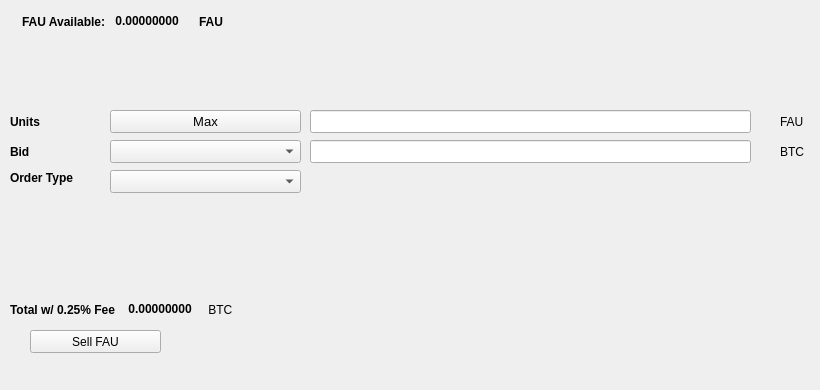
   <widget class="QWidget" name="SellTab">
    <attribute name="title">
     <string>Sell</string>
    </attribute>
    <widget class="QLabel" name="label_16">
     <property name="geometry">
      <rect>
       <x>780</x>
       <y>140</y>
       <width>31</width>
       <height>23</height>
      </rect>
     </property>
     <property name="text">
      <string>BTC</string>
     </property>
    </widget>
    <widget class="QComboBox" name="SellBidcomboBox">
     <property name="geometry">
      <rect>
       <x>110</x>
       <y>140</y>
       <width>191</width>
       <height>23</height>
      </rect>
     </property>
     <property name="font">
      <font>
       <pointsize>10</pointsize>
      </font>
     </property>
    </widget>
    <widget class="QLabel" name="label_18">
     <property name="geometry">
      <rect>
       <x>10</x>
       <y>110</y>
       <width>46</width>
       <height>23</height>
      </rect>
     </property>
     <property name="font">
      <font>
       <weight>75</weight>
       <bold>true</bold>
      </font>
     </property>
     <property name="text">
      <string>Units</string>
     </property>
    </widget>
    <widget class="QPushButton" name="Sell_Max_Amount">
     <property name="geometry">
      <rect>
       <x>110</x>
       <y>110</y>
       <width>191</width>
       <height>23</height>
      </rect>
     </property>
     <property name="font">
      <font>
       <pointsize>10</pointsize>
      </font>
     </property>
     <property name="text">
      <string>Max</string>
     </property>
    </widget>
    <widget class="QLabel" name="label_20">
     <property name="geometry">
      <rect>
       <x>10</x>
       <y>170</y>
       <width>91</width>
       <height>16</height>
      </rect>
     </property>
     <property name="font">
      <font>
       <weight>75</weight>
       <bold>true</bold>
      </font>
     </property>
     <property name="text">
      <string>Order Type</string>
     </property>
    </widget>
    <widget class="QComboBox" name="SellOrdertypeCombo">
     <property name="geometry">
      <rect>
       <x>110</x>
       <y>170</y>
       <width>191</width>
       <height>23</height>
      </rect>
     </property>
     <property name="font">
      <font>
       <pointsize>10</pointsize>
      </font>
     </property>
    </widget>
    <widget class="QLabel" name="label_21">
     <property name="geometry">
      <rect>
       <x>10</x>
       <y>140</y>
       <width>46</width>
       <height>23</height>
      </rect>
     </property>
     <property name="font">
      <font>
       <weight>75</weight>
       <bold>true</bold>
      </font>
     </property>
     <property name="text">
      <string>Bid</string>
     </property>
    </widget>
    <widget class="QLabel" name="label_22">
     <property name="geometry">
      <rect>
       <x>780</x>
       <y>110</y>
       <width>31</width>
       <height>23</height>
      </rect>
     </property>
     <property name="text">
      <string>FAU</string>
     </property>
    </widget>
    <widget class="QLineEdit" name="UnitsInputFAU">
     <property name="geometry">
      <rect>
       <x>310</x>
       <y>110</y>
       <width>441</width>
       <height>23</height>
      </rect>
     </property>
     <property name="font">
      <font>
       <pointsize>9</pointsize>
       <weight>75</weight>
       <bold>true</bold>
      </font>
     </property>
    </widget>
    <widget class="QLineEdit" name="SellBidPriceEdit">
     <property name="geometry">
      <rect>
       <x>310</x>
       <y>140</y>
       <width>441</width>
       <height>23</height>
      </rect>
     </property>
     <property name="font">
      <font>
       <pointsize>9</pointsize>
       <weight>75</weight>
       <bold>true</bold>
      </font>
     </property>
    </widget>
    <widget class="QPushButton" name="SellFAUBTN">
     <property name="geometry">
      <rect>
       <x>30</x>
       <y>330</y>
       <width>131</width>
       <height>23</height>
      </rect>
     </property>
     <property name="text">
      <string>Sell FAU</string>
     </property>
     <property name="icon">
      <iconset resource="../faust">
       <normaloff>:/icons/bitcoin</normaloff>:/icons/bitcoin</iconset>
     </property>
    </widget>
    <widget class="QWidget" name="layoutWidget3">
     <property name="geometry">
      <rect>
       <x>22</x>
       <y>12</y>
       <width>258</width>
       <height>19</height>
      </rect>
     </property>
     <layout class="QHBoxLayout" name="horizontalLayout">
      <item>
       <widget class="QLabel" name="label232_2">
        <property name="font">
         <font>
          <weight>75</weight>
          <bold>true</bold>
         </font>
        </property>
        <property name="text">
         <string>FAU Available:</string>
        </property>
       </widget>
      </item>
      <item>
       <widget class="QLabel" name="FAUAvailableLabel">
        <property name="palette">
         <palette>
          <active>
           <colorrole role="WindowText">
            <brush brushstyle="SolidPattern">
             <color alpha="255">
              <red>0</red>
              <green>0</green>
              <blue>0</blue>
             </color>
            </brush>
           </colorrole>
           <colorrole role="Button">
            <brush brushstyle="SolidPattern">
             <color alpha="255">
              <red>0</red>
              <green>170</green>
              <blue>0</blue>
             </color>
            </brush>
           </colorrole>
           <colorrole role="Light">
            <brush brushstyle="SolidPattern">
             <color alpha="255">
              <red>0</red>
              <green>255</green>
              <blue>0</blue>
             </color>
            </brush>
           </colorrole>
           <colorrole role="Midlight">
            <brush brushstyle="SolidPattern">
             <color alpha="255">
              <red>0</red>
              <green>212</green>
              <blue>0</blue>
             </color>
            </brush>
           </colorrole>
           <colorrole role="Dark">
            <brush brushstyle="SolidPattern">
             <color alpha="255">
              <red>0</red>
              <green>85</green>
              <blue>0</blue>
             </color>
            </brush>
           </colorrole>
           <colorrole role="Mid">
            <brush brushstyle="SolidPattern">
             <color alpha="255">
              <red>0</red>
              <green>113</green>
              <blue>0</blue>
             </color>
            </brush>
           </colorrole>
           <colorrole role="Text">
            <brush brushstyle="SolidPattern">
             <color alpha="255">
              <red>0</red>
              <green>170</green>
              <blue>0</blue>
             </color>
            </brush>
           </colorrole>
           <colorrole role="BrightText">
            <brush brushstyle="SolidPattern">
             <color alpha="255">
              <red>255</red>
              <green>255</green>
              <blue>255</blue>
             </color>
            </brush>
           </colorrole>
           <colorrole role="ButtonText">
            <brush brushstyle="SolidPattern">
             <color alpha="255">
              <red>0</red>
              <green>0</green>
              <blue>0</blue>
             </color>
            </brush>
           </colorrole>
           <colorrole role="Base">
            <brush brushstyle="SolidPattern">
             <color alpha="255">
              <red>255</red>
              <green>255</green>
              <blue>255</blue>
             </color>
            </brush>
           </colorrole>
           <colorrole role="Window">
            <brush brushstyle="SolidPattern">
             <color alpha="255">
              <red>0</red>
              <green>170</green>
              <blue>0</blue>
             </color>
            </brush>
           </colorrole>
           <colorrole role="Shadow">
            <brush brushstyle="SolidPattern">
             <color alpha="255">
              <red>0</red>
              <green>0</green>
              <blue>0</blue>
             </color>
            </brush>
           </colorrole>
           <colorrole role="AlternateBase">
            <brush brushstyle="SolidPattern">
             <color alpha="255">
              <red>127</red>
              <green>212</green>
              <blue>127</blue>
             </color>
            </brush>
           </colorrole>
           <colorrole role="ToolTipBase">
            <brush brushstyle="SolidPattern">
             <color alpha="255">
              <red>255</red>
              <green>255</green>
              <blue>220</blue>
             </color>
            </brush>
           </colorrole>
           <colorrole role="ToolTipText">
            <brush brushstyle="SolidPattern">
             <color alpha="255">
              <red>0</red>
              <green>0</green>
              <blue>0</blue>
             </color>
            </brush>
           </colorrole>
          </active>
          <inactive>
           <colorrole role="WindowText">
            <brush brushstyle="SolidPattern">
             <color alpha="255">
              <red>0</red>
              <green>0</green>
              <blue>0</blue>
             </color>
            </brush>
           </colorrole>
           <colorrole role="Button">
            <brush brushstyle="SolidPattern">
             <color alpha="255">
              <red>0</red>
              <green>170</green>
              <blue>0</blue>
             </color>
            </brush>
           </colorrole>
           <colorrole role="Light">
            <brush brushstyle="SolidPattern">
             <color alpha="255">
              <red>0</red>
              <green>255</green>
              <blue>0</blue>
             </color>
            </brush>
           </colorrole>
           <colorrole role="Midlight">
            <brush brushstyle="SolidPattern">
             <color alpha="255">
              <red>0</red>
              <green>212</green>
              <blue>0</blue>
             </color>
            </brush>
           </colorrole>
           <colorrole role="Dark">
            <brush brushstyle="SolidPattern">
             <color alpha="255">
              <red>0</red>
              <green>85</green>
              <blue>0</blue>
             </color>
            </brush>
           </colorrole>
           <colorrole role="Mid">
            <brush brushstyle="SolidPattern">
             <color alpha="255">
              <red>0</red>
              <green>113</green>
              <blue>0</blue>
             </color>
            </brush>
           </colorrole>
           <colorrole role="Text">
            <brush brushstyle="SolidPattern">
             <color alpha="255">
              <red>0</red>
              <green>170</green>
              <blue>0</blue>
             </color>
            </brush>
           </colorrole>
           <colorrole role="BrightText">
            <brush brushstyle="SolidPattern">
             <color alpha="255">
              <red>255</red>
              <green>255</green>
              <blue>255</blue>
             </color>
            </brush>
           </colorrole>
           <colorrole role="ButtonText">
            <brush brushstyle="SolidPattern">
             <color alpha="255">
              <red>0</red>
              <green>0</green>
              <blue>0</blue>
             </color>
            </brush>
           </colorrole>
           <colorrole role="Base">
            <brush brushstyle="SolidPattern">
             <color alpha="255">
              <red>255</red>
              <green>255</green>
              <blue>255</blue>
             </color>
            </brush>
           </colorrole>
           <colorrole role="Window">
            <brush brushstyle="SolidPattern">
             <color alpha="255">
              <red>0</red>
              <green>170</green>
              <blue>0</blue>
             </color>
            </brush>
           </colorrole>
           <colorrole role="Shadow">
            <brush brushstyle="SolidPattern">
             <color alpha="255">
              <red>0</red>
              <green>0</green>
              <blue>0</blue>
             </color>
            </brush>
           </colorrole>
           <colorrole role="AlternateBase">
            <brush brushstyle="SolidPattern">
             <color alpha="255">
              <red>127</red>
              <green>212</green>
              <blue>127</blue>
             </color>
            </brush>
           </colorrole>
           <colorrole role="ToolTipBase">
            <brush brushstyle="SolidPattern">
             <color alpha="255">
              <red>255</red>
              <green>255</green>
              <blue>220</blue>
             </color>
            </brush>
           </colorrole>
           <colorrole role="ToolTipText">
            <brush brushstyle="SolidPattern">
             <color alpha="255">
              <red>0</red>
              <green>0</green>
              <blue>0</blue>
             </color>
            </brush>
           </colorrole>
          </inactive>
          <disabled>
           <colorrole role="WindowText">
            <brush brushstyle="SolidPattern">
             <color alpha="255">
              <red>0</red>
              <green>85</green>
              <blue>0</blue>
             </color>
            </brush>
           </colorrole>
           <colorrole role="Button">
            <brush brushstyle="SolidPattern">
             <color alpha="255">
              <red>0</red>
              <green>170</green>
              <blue>0</blue>
             </color>
            </brush>
           </colorrole>
           <colorrole role="Light">
            <brush brushstyle="SolidPattern">
             <color alpha="255">
              <red>0</red>
              <green>255</green>
              <blue>0</blue>
             </color>
            </brush>
           </colorrole>
           <colorrole role="Midlight">
            <brush brushstyle="SolidPattern">
             <color alpha="255">
              <red>0</red>
              <green>212</green>
              <blue>0</blue>
             </color>
            </brush>
           </colorrole>
           <colorrole role="Dark">
            <brush brushstyle="SolidPattern">
             <color alpha="255">
              <red>0</red>
              <green>85</green>
              <blue>0</blue>
             </color>
            </brush>
           </colorrole>
           <colorrole role="Mid">
            <brush brushstyle="SolidPattern">
             <color alpha="255">
              <red>0</red>
              <green>113</green>
              <blue>0</blue>
             </color>
            </brush>
           </colorrole>
           <colorrole role="Text">
            <brush brushstyle="SolidPattern">
             <color alpha="255">
              <red>0</red>
              <green>85</green>
              <blue>0</blue>
             </color>
            </brush>
           </colorrole>
           <colorrole role="BrightText">
            <brush brushstyle="SolidPattern">
             <color alpha="255">
              <red>255</red>
              <green>255</green>
              <blue>255</blue>
             </color>
            </brush>
           </colorrole>
           <colorrole role="ButtonText">
            <brush brushstyle="SolidPattern">
             <color alpha="255">
              <red>0</red>
              <green>85</green>
              <blue>0</blue>
             </color>
            </brush>
           </colorrole>
           <colorrole role="Base">
            <brush brushstyle="SolidPattern">
             <color alpha="255">
              <red>0</red>
              <green>170</green>
              <blue>0</blue>
             </color>
            </brush>
           </colorrole>
           <colorrole role="Window">
            <brush brushstyle="SolidPattern">
             <color alpha="255">
              <red>0</red>
              <green>170</green>
              <blue>0</blue>
             </color>
            </brush>
           </colorrole>
           <colorrole role="Shadow">
            <brush brushstyle="SolidPattern">
             <color alpha="255">
              <red>0</red>
              <green>0</green>
              <blue>0</blue>
             </color>
            </brush>
           </colorrole>
           <colorrole role="AlternateBase">
            <brush brushstyle="SolidPattern">
             <color alpha="255">
              <red>0</red>
              <green>170</green>
              <blue>0</blue>
             </color>
            </brush>
           </colorrole>
           <colorrole role="ToolTipBase">
            <brush brushstyle="SolidPattern">
             <color alpha="255">
              <red>255</red>
              <green>255</green>
              <blue>220</blue>
             </color>
            </brush>
           </colorrole>
           <colorrole role="ToolTipText">
            <brush brushstyle="SolidPattern">
             <color alpha="255">
              <red>0</red>
              <green>0</green>
              <blue>0</blue>
             </color>
            </brush>
           </colorrole>
          </disabled>
         </palette>
        </property>
        <property name="font">
         <font>
          <weight>75</weight>
          <bold>true</bold>
         </font>
        </property>
        <property name="text">
         <string> 0.00000000 </string>
        </property>
        <property name="textInteractionFlags">
         <set>Qt::LinksAccessibleByMouse|Qt::TextSelectableByKeyboard|Qt::TextSelectableByMouse</set>
        </property>
       </widget>
      </item>
      <item>
       <widget class="QLabel" name="labelFAU">
        <property name="font">
         <font>
          <weight>75</weight>
          <bold>true</bold>
         </font>
        </property>
        <property name="text">
         <string>FAU</string>
        </property>
       </widget>
      </item>
     </layout>
    </widget>
    <widget class="QWidget" name="layoutWidget">
     <property name="geometry">
      <rect>
       <x>10</x>
       <y>300</y>
       <width>268</width>
       <height>19</height>
      </rect>
     </property>
     <layout class="QHBoxLayout" name="horizontalLayout_2">
      <item>
       <widget class="QLabel" name="label_19">
        <property name="font">
         <font>
          <weight>75</weight>
          <bold>true</bold>
         </font>
        </property>
        <property name="text">
         <string>Total w/ 0.25% Fee </string>
        </property>
       </widget>
      </item>
      <item>
       <widget class="QLabel" name="SellCostLabel">
        <property name="palette">
         <palette>
          <active>
           <colorrole role="WindowText">
            <brush brushstyle="SolidPattern">
             <color alpha="255">
              <red>0</red>
              <green>0</green>
              <blue>0</blue>
             </color>
            </brush>
           </colorrole>
           <colorrole role="Button">
            <brush brushstyle="SolidPattern">
             <color alpha="255">
              <red>0</red>
              <green>170</green>
              <blue>0</blue>
             </color>
            </brush>
           </colorrole>
           <colorrole role="Light">
            <brush brushstyle="SolidPattern">
             <color alpha="255">
              <red>0</red>
              <green>255</green>
              <blue>0</blue>
             </color>
            </brush>
           </colorrole>
           <colorrole role="Midlight">
            <brush brushstyle="SolidPattern">
             <color alpha="255">
              <red>0</red>
              <green>212</green>
              <blue>0</blue>
             </color>
            </brush>
           </colorrole>
           <colorrole role="Dark">
            <brush brushstyle="SolidPattern">
             <color alpha="255">
              <red>0</red>
              <green>85</green>
              <blue>0</blue>
             </color>
            </brush>
           </colorrole>
           <colorrole role="Mid">
            <brush brushstyle="SolidPattern">
             <color alpha="255">
              <red>0</red>
              <green>113</green>
              <blue>0</blue>
             </color>
            </brush>
           </colorrole>
           <colorrole role="Text">
            <brush brushstyle="SolidPattern">
             <color alpha="255">
              <red>0</red>
              <green>170</green>
              <blue>0</blue>
             </color>
            </brush>
           </colorrole>
           <colorrole role="BrightText">
            <brush brushstyle="SolidPattern">
             <color alpha="255">
              <red>255</red>
              <green>255</green>
              <blue>255</blue>
             </color>
            </brush>
           </colorrole>
           <colorrole role="ButtonText">
            <brush brushstyle="SolidPattern">
             <color alpha="255">
              <red>0</red>
              <green>0</green>
              <blue>0</blue>
             </color>
            </brush>
           </colorrole>
           <colorrole role="Base">
            <brush brushstyle="SolidPattern">
             <color alpha="255">
              <red>255</red>
              <green>255</green>
              <blue>255</blue>
             </color>
            </brush>
           </colorrole>
           <colorrole role="Window">
            <brush brushstyle="SolidPattern">
             <color alpha="255">
              <red>0</red>
              <green>170</green>
              <blue>0</blue>
             </color>
            </brush>
           </colorrole>
           <colorrole role="Shadow">
            <brush brushstyle="SolidPattern">
             <color alpha="255">
              <red>0</red>
              <green>0</green>
              <blue>0</blue>
             </color>
            </brush>
           </colorrole>
           <colorrole role="AlternateBase">
            <brush brushstyle="SolidPattern">
             <color alpha="255">
              <red>127</red>
              <green>212</green>
              <blue>127</blue>
             </color>
            </brush>
           </colorrole>
           <colorrole role="ToolTipBase">
            <brush brushstyle="SolidPattern">
             <color alpha="255">
              <red>255</red>
              <green>255</green>
              <blue>220</blue>
             </color>
            </brush>
           </colorrole>
           <colorrole role="ToolTipText">
            <brush brushstyle="SolidPattern">
             <color alpha="255">
              <red>0</red>
              <green>0</green>
              <blue>0</blue>
             </color>
            </brush>
           </colorrole>
          </active>
          <inactive>
           <colorrole role="WindowText">
            <brush brushstyle="SolidPattern">
             <color alpha="255">
              <red>0</red>
              <green>0</green>
              <blue>0</blue>
             </color>
            </brush>
           </colorrole>
           <colorrole role="Button">
            <brush brushstyle="SolidPattern">
             <color alpha="255">
              <red>0</red>
              <green>170</green>
              <blue>0</blue>
             </color>
            </brush>
           </colorrole>
           <colorrole role="Light">
            <brush brushstyle="SolidPattern">
             <color alpha="255">
              <red>0</red>
              <green>255</green>
              <blue>0</blue>
             </color>
            </brush>
           </colorrole>
           <colorrole role="Midlight">
            <brush brushstyle="SolidPattern">
             <color alpha="255">
              <red>0</red>
              <green>212</green>
              <blue>0</blue>
             </color>
            </brush>
           </colorrole>
           <colorrole role="Dark">
            <brush brushstyle="SolidPattern">
             <color alpha="255">
              <red>0</red>
              <green>85</green>
              <blue>0</blue>
             </color>
            </brush>
           </colorrole>
           <colorrole role="Mid">
            <brush brushstyle="SolidPattern">
             <color alpha="255">
              <red>0</red>
              <green>113</green>
              <blue>0</blue>
             </color>
            </brush>
           </colorrole>
           <colorrole role="Text">
            <brush brushstyle="SolidPattern">
             <color alpha="255">
              <red>0</red>
              <green>170</green>
              <blue>0</blue>
             </color>
            </brush>
           </colorrole>
           <colorrole role="BrightText">
            <brush brushstyle="SolidPattern">
             <color alpha="255">
              <red>255</red>
              <green>255</green>
              <blue>255</blue>
             </color>
            </brush>
           </colorrole>
           <colorrole role="ButtonText">
            <brush brushstyle="SolidPattern">
             <color alpha="255">
              <red>0</red>
              <green>0</green>
              <blue>0</blue>
             </color>
            </brush>
           </colorrole>
           <colorrole role="Base">
            <brush brushstyle="SolidPattern">
             <color alpha="255">
              <red>255</red>
              <green>255</green>
              <blue>255</blue>
             </color>
            </brush>
           </colorrole>
           <colorrole role="Window">
            <brush brushstyle="SolidPattern">
             <color alpha="255">
              <red>0</red>
              <green>170</green>
              <blue>0</blue>
             </color>
            </brush>
           </colorrole>
           <colorrole role="Shadow">
            <brush brushstyle="SolidPattern">
             <color alpha="255">
              <red>0</red>
              <green>0</green>
              <blue>0</blue>
             </color>
            </brush>
           </colorrole>
           <colorrole role="AlternateBase">
            <brush brushstyle="SolidPattern">
             <color alpha="255">
              <red>127</red>
              <green>212</green>
              <blue>127</blue>
             </color>
            </brush>
           </colorrole>
           <colorrole role="ToolTipBase">
            <brush brushstyle="SolidPattern">
             <color alpha="255">
              <red>255</red>
              <green>255</green>
              <blue>220</blue>
             </color>
            </brush>
           </colorrole>
           <colorrole role="ToolTipText">
            <brush brushstyle="SolidPattern">
             <color alpha="255">
              <red>0</red>
              <green>0</green>
              <blue>0</blue>
             </color>
            </brush>
           </colorrole>
          </inactive>
          <disabled>
           <colorrole role="WindowText">
            <brush brushstyle="SolidPattern">
             <color alpha="255">
              <red>0</red>
              <green>85</green>
              <blue>0</blue>
             </color>
            </brush>
           </colorrole>
           <colorrole role="Button">
            <brush brushstyle="SolidPattern">
             <color alpha="255">
              <red>0</red>
              <green>170</green>
              <blue>0</blue>
             </color>
            </brush>
           </colorrole>
           <colorrole role="Light">
            <brush brushstyle="SolidPattern">
             <color alpha="255">
              <red>0</red>
              <green>255</green>
              <blue>0</blue>
             </color>
            </brush>
           </colorrole>
           <colorrole role="Midlight">
            <brush brushstyle="SolidPattern">
             <color alpha="255">
              <red>0</red>
              <green>212</green>
              <blue>0</blue>
             </color>
            </brush>
           </colorrole>
           <colorrole role="Dark">
            <brush brushstyle="SolidPattern">
             <color alpha="255">
              <red>0</red>
              <green>85</green>
              <blue>0</blue>
             </color>
            </brush>
           </colorrole>
           <colorrole role="Mid">
            <brush brushstyle="SolidPattern">
             <color alpha="255">
              <red>0</red>
              <green>113</green>
              <blue>0</blue>
             </color>
            </brush>
           </colorrole>
           <colorrole role="Text">
            <brush brushstyle="SolidPattern">
             <color alpha="255">
              <red>0</red>
              <green>85</green>
              <blue>0</blue>
             </color>
            </brush>
           </colorrole>
           <colorrole role="BrightText">
            <brush brushstyle="SolidPattern">
             <color alpha="255">
              <red>255</red>
              <green>255</green>
              <blue>255</blue>
             </color>
            </brush>
           </colorrole>
           <colorrole role="ButtonText">
            <brush brushstyle="SolidPattern">
             <color alpha="255">
              <red>0</red>
              <green>85</green>
              <blue>0</blue>
             </color>
            </brush>
           </colorrole>
           <colorrole role="Base">
            <brush brushstyle="SolidPattern">
             <color alpha="255">
              <red>0</red>
              <green>170</green>
              <blue>0</blue>
             </color>
            </brush>
           </colorrole>
           <colorrole role="Window">
            <brush brushstyle="SolidPattern">
             <color alpha="255">
              <red>0</red>
              <green>170</green>
              <blue>0</blue>
             </color>
            </brush>
           </colorrole>
           <colorrole role="Shadow">
            <brush brushstyle="SolidPattern">
             <color alpha="255">
              <red>0</red>
              <green>0</green>
              <blue>0</blue>
             </color>
            </brush>
           </colorrole>
           <colorrole role="AlternateBase">
            <brush brushstyle="SolidPattern">
             <color alpha="255">
              <red>0</red>
              <green>170</green>
              <blue>0</blue>
             </color>
            </brush>
           </colorrole>
           <colorrole role="ToolTipBase">
            <brush brushstyle="SolidPattern">
             <color alpha="255">
              <red>255</red>
              <green>255</green>
              <blue>220</blue>
             </color>
            </brush>
           </colorrole>
           <colorrole role="ToolTipText">
            <brush brushstyle="SolidPattern">
             <color alpha="255">
              <red>0</red>
              <green>0</green>
              <blue>0</blue>
             </color>
            </brush>
           </colorrole>
          </disabled>
         </palette>
        </property>
        <property name="font">
         <font>
          <weight>75</weight>
          <bold>true</bold>
         </font>
        </property>
        <property name="autoFillBackground">
         <bool>false</bool>
        </property>
        <property name="text">
         <string> 0.00000000</string>
        </property>
        <property name="textInteractionFlags">
         <set>Qt::LinksAccessibleByMouse|Qt::TextSelectableByMouse</set>
        </property>
       </widget>
      </item>
      <item>
       <widget class="QLabel" name="label_17">
        <property name="font">
         <font>
          <weight>50</weight>
          <bold>false</bold>
         </font>
        </property>
        <property name="text">
         <string> BTC</string>
        </property>
       </widget>
      </item>
     </layout>
    </widget>
    <widget class="QLabel" name="label_23">
     <property name="geometry">
      <rect>
       <x>460</x>
       <y>300</y>
       <width>281</width>
       <height>81</height>
      </rect>
     </property>
     <property name="text">
      <string/>
     </property>
     <property name="pixmap">
      <pixmap>:/images/bittrex</pixmap>
     </property>
    </widget>
   </widget>
